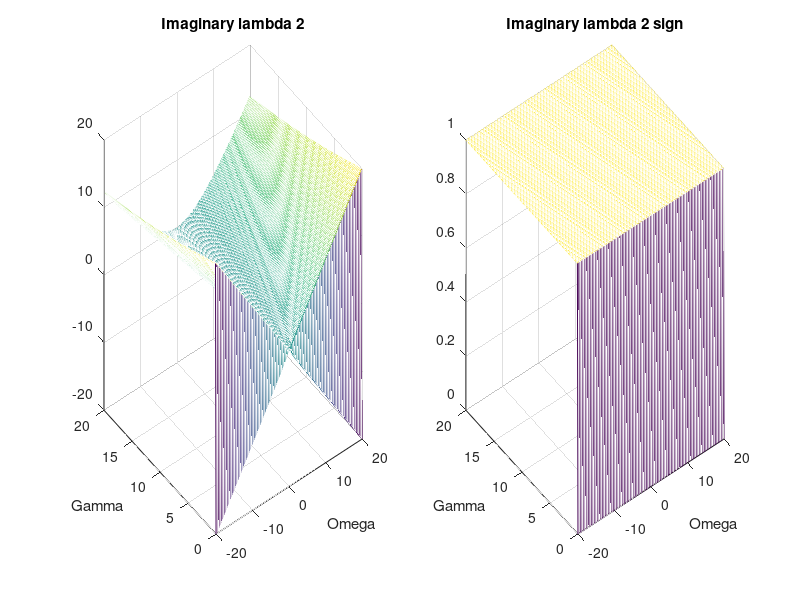

This figure's MATLAB source:
% Plot effect of different gamma and omega values, with all gamma values
% real, and all omega values imaginary

% Clear memory and set format for output to screen
clear all
format short e

% Grid parameters
L = 40;
N = 200;

% Set up the grid.
x = linspace(-L/2,L/2,N);  
y = linspace(0,L/2,N);

hold on
LambdaOne = @(gamma,omega) -1i.*gamma./2+sqrt(-gamma.^2-2i.*gamma+1+4*(omega*1i).^2)./2;
LambdaTwo = @(gamma,omega) -1i.*gamma./2-sqrt(-gamma.^2-2i.*gamma+1+4*(omega*1i).^2)./2;
z1=zeros(N,N);
z2=zeros(N,N);
C=zeros(N,N);
D=zeros(N,N);
for n=1:N
    for m=1:N
        
        lambda1=LambdaOne(y(n),x(m));
        lambda2=LambdaTwo(y(n),x(m));
        if imag(lambda1)>0
            C(n,m)=1;
        else
            c(n,m)=0;
        end
        if imag(lambda2)>0
            D(n,m)=1;
        else
            D(n,m)=0;
        end
        z1(n,m)=lambda1;
        z2(n,m)=lambda2;
    end
end

hold off
subplot(1,2,1)
mesh(x,y,imag(z1))
title('Imaginary lambda 1')
xlabel('Omega');
ylabel('Gamma');

pause
subplot(1,2,2)
mesh(x,y,C)
title('Imaginary lambda 1 sign')
xlabel('Omega');
ylabel('Gamma');

%pause
%mesh(x,y,real(z1));
%title('Real One')
%xlabel('Omega');
%ylabel('Gamma');

pause
subplot(1,2,1)
mesh(x,y,imag(z2))
title('Imaginary lambda 2')
xlabel('Omega');
ylabel('Gamma');

pause
subplot(1,2,2)
mesh(x,y,D)
title('Imaginary lambda 2 sign')
xlabel('Omega');
ylabel('Gamma');


%pause
%mesh(x,y,real(z2));
%title('Real two')
%xlabel('Omega');
%ylabel('Gamma');


